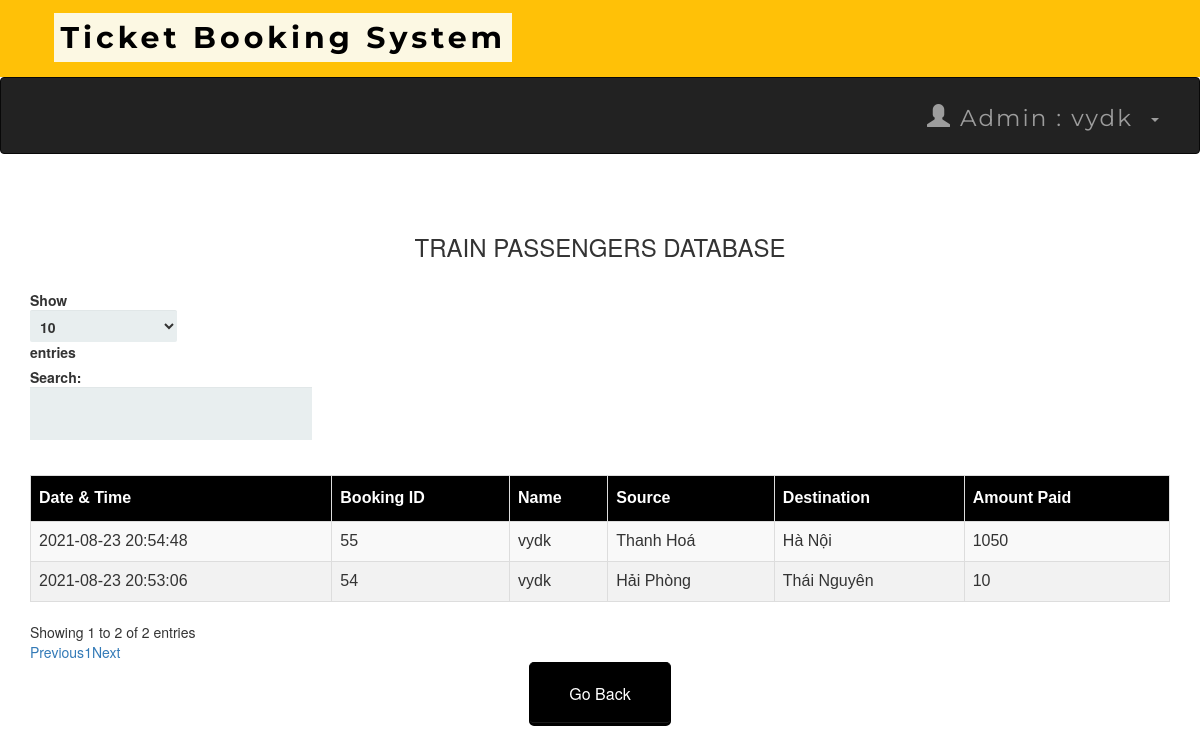
/admintraindb.php (signed in), run on the app's committed database.
### tables this page shows
CREATE TABLE `transactions` (
  `T_No.` int(10) NOT NULL,
  `email` varchar(50) NOT NULL,
  `source` varchar(50) NOT NULL,
  `dest` varchar(50) NOT NULL,
  `Name` varchar(50) NOT NULL,
  `Class` varchar(25) NOT NULL,
  `Type` varchar(25) NOT NULL,
  `NoOfpass` int(11) NOT NULL,
  `card_no` int(25) NOT NULL,
  `expmonth` int(2) NOT NULL,
  `expyear` int(2) NOT NULL,
  `cvv` int(3) NOT NULL,
  `pin` int(4) NOT NULL,
  `Date` datetime NOT NULL DEFAULT current_timestamp(),
  `Amt` int(10) NOT NULL,
  `Route` varchar(25) NOT NULL
);

### admintraindb.php (the view, shortened to what this page needs)
<?php
include 'connect.php';
include 'adminheader.php';
?>
<!DOCTYPE html>
<html>
<link rel='stylesheet' href='index.css'>
<head>
     <link rel="stylesheet" href="https://maxcdn.bootstrapcdn.com/bootstrap/3.3.6/css/bootstrap.min.css" />
     <link rel="stylesheet" href="https://cdn.datatables.net/1.10.12/css/dataTables.bootstrap.min.css" />
</head>
<body>
     <br /><br />
     <div class="container">
          <h3 align="center">TRAIN PASSENGERS DATABASE</h3>
          <br />
          <div class="table-responsive">
               <table id="data" class="table table-striped table-bordered">
                    <thead>
                         <tr>
                              <th> Date & Time</th>
                              <th> Booking ID </th>
                              <th> Name </th>
                              <th> Source </th>
                              <th> Destination </th>
                              <th> Amount Paid</th>
                         </tr>
                    </thead>
                    <tbody>
                         <?php
                         $result = mysqli_query($connect, "select * From transactions");
                         while ($row = mysqli_fetch_assoc($result)) :
                         ?>
                              <tr>
                                   <td><?php echo $row['Date']; ?></td>
                                   <td><?php echo $row['T_No.']; ?></td>
                                   <td><?php echo $row['Name']; ?></td>
                                   <td><?php echo $row['source']; ?></td>
                                   <td><?php echo $row['dest']; ?></td>
                                   <td><?php echo $row['Amt']; ?></td>
                              </tr>
                         <?php endwhile; ?>
                    </tbody>
               </table>
          </div>
     </div>
</body>
</html>
<table align='center'>
     <tr>
          <td><a href='admin.php'><button style="background-color: black ; border-color:black "><span style="color:white">Go Back </span> </button></a></td>
     </tr>

### index.css (style rules this page uses)
*, *:before, *:after { -moz-box-sizing: border-box; -webkit-box-sizing: border-box; box-sizing: border-box; }
a { text-decoration:none; }
td { text-align: center; }
button { padding: 19px 39px 18px 39px; color: #FFF; background-color: #a8db34; font-size: 18px; text-align: center; font-style: normal; border-radius: 5px; width: 100%; border: 1px solid #71db34; border-width: 1px 1px 3px; box-shadow: 0 -1px 0 rgba(255,255,255,0.1) inset; margin-bottom: 10px; }

### admintraindb.php (style rules this page uses)
table#data { font-size: 16px; font-family: "Trebuchet MS", Arial, Helvetica, sans-serif; border-collapse: collapse; border-spacing: 0; width: 100%; }
#data td, #data th { border: 1px solid #ddd; text-align: left; padding: 8px; }
#data tr:nth-child(even) { background-color: #f2f2f2 }
#data th { padding-top: 11px; padding-bottom: 11px; background-color: black; color: white; }

### data on the page
transactions: Date "2021-08-23 20:53:06", value "54", Name "vydk", source "Hải Phòng", dest "Thái Nguyên", Amt "10"
transactions: Date "2021-08-23 20:54:48", value "55", Name "vydk", source "Thanh Hoá", dest "Hà Nội", Amt "1050"

### other printed values
$_SESSION['name'] "vydk"
